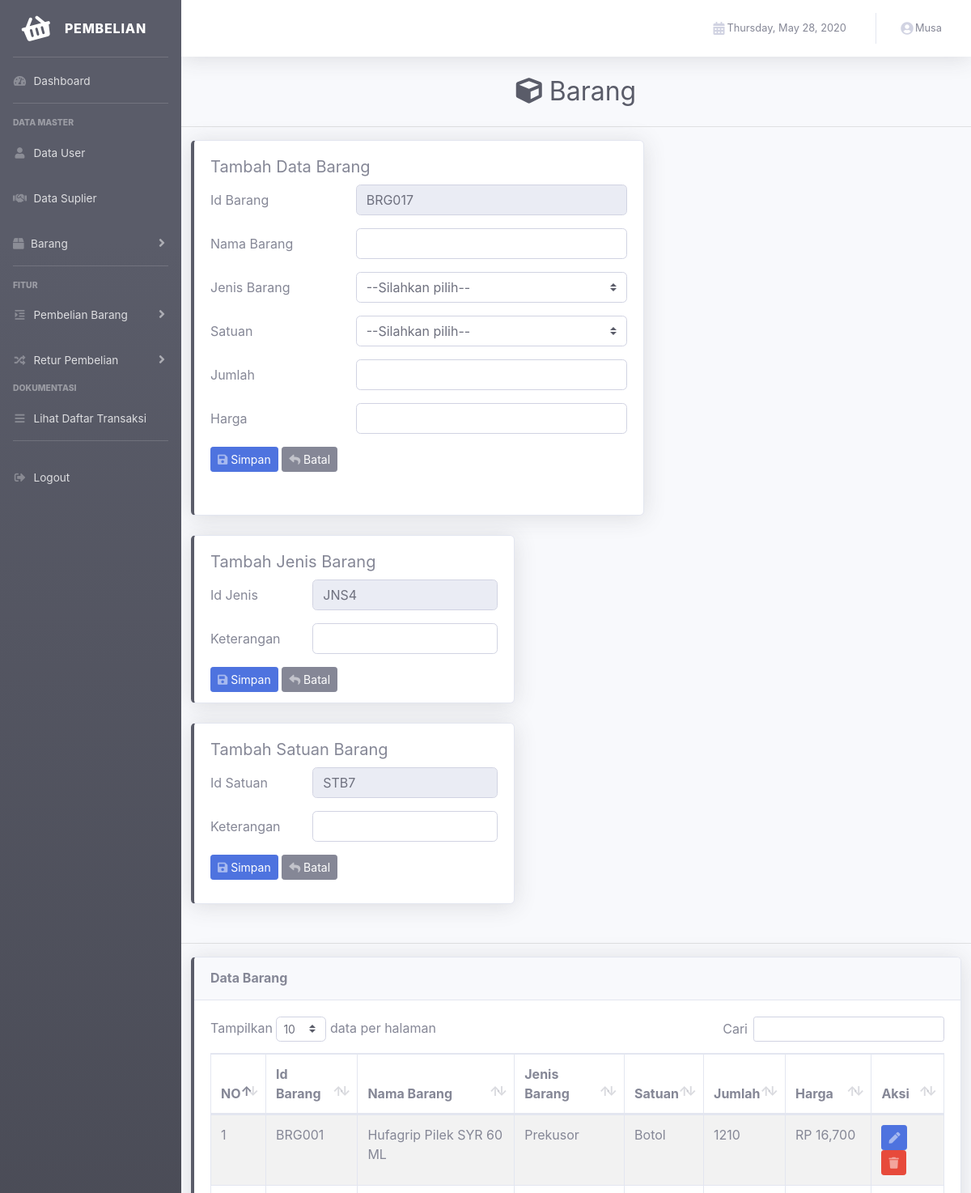
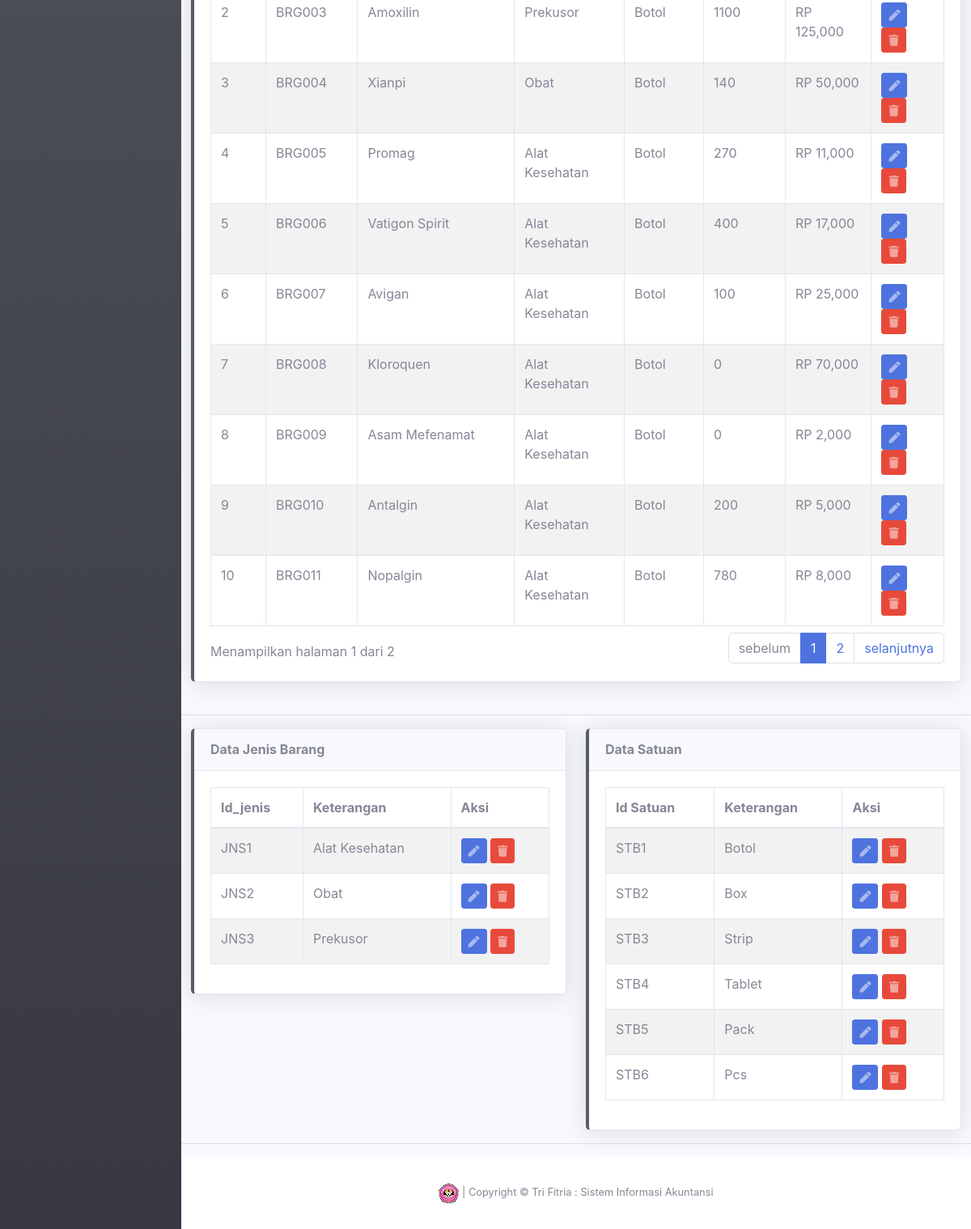
Page /view/index.php?p=data_barang (signed in) on the committed database (2 pictures, top to bottom).
### tables this page shows
CREATE TABLE IF NOT EXISTS `barang` (
  `id_barang` varchar(6) NOT NULL,
  `nama_barang` varchar(25) NOT NULL,
  `id_jenis_barang` varchar(4) NOT NULL,
  `harga_barang` int(7) NOT NULL,
  `jumlah_barang` int(5) NOT NULL,
  `id_satuan_barang` varchar(4) NOT NULL
);

CREATE TABLE IF NOT EXISTS `jenis_barang` (
  `id_jenis_barang` varchar(10) NOT NULL,
  `keterangan_jenis_barang` varchar(15) NOT NULL
);

CREATE TABLE IF NOT EXISTS `satuan_barang` (
  `id_satuan_barang` varchar(4) NOT NULL,
  `keterangan_satuan_barang` varchar(15) NOT NULL
);

### view/content/barang/data_barang.php (the view, shortened to what the rows shown need)
<div class="d-sm-flex align-items-center justify-content-center mb-4">
      <h1 class="h2 mb-0 text-gray-800">
      <i class="fa fa-cube" aria-hidden="true"></i>
          Barang
      </h1>
</div>
                          <?php
                          foreach($jenis_barang->tampil_jns_barang() as $ket){
                          ?>
                              <option value="<?= $ket['id_jenis_barang'];?>"><?= $ket['keterangan_jenis_barang']?></option>
                          <?php } ?>
                            <?php
                              foreach($satuan_barang->tampil_satuan_barang() as $ket1){
                            ?>
                              <option value="<?= $ket1['id_satuan_barang'];?>"><?= $ket1['keterangan_satuan_barang']?></option>
                          <?php } ?>
<div class="col">
  <div class="row">
    <div class="col">
      <div class="card shadow mb-4 border-left-dark">
        <div class="card-body" >
          <div class="table-responsive">
            <table class="table table-bordered table-striped" id="dataTable" width="100%" cellspacing="0">
                  <thead>
                    <tr>
                      <th>NO</th>
                      <th>Id Barang</th>
                      <th>Nama Barang</th>
                      <th>Jenis Barang</th>
                      <th>Satuan</th>
                      <th>Jumlah</th>
                      <th>Harga</th>
                      <th>Aksi</th>
                    </tr>
                  </thead>
                  <tbody>
                      <?php
                      if ($barang->tampil_barang_keseluruhan() != False) {
                        $no =1;
                        foreach($barang->tampil_barang_keseluruhan() as $data_barang){
                          ?>
                        <tr>
                        <td><?php echo $no++ ;?></td>
                        <td><?php echo $data_barang['id_barang'] ;?></td>
                        <td><?php echo $data_barang['nama_barang'] ;?></td>
                        <td><?php echo $data_barang['keterangan_jenis_barang'] ;?></td>
                        <td><?php echo $data_barang['keterangan_satuan_barang'] ;?></td>
                        <td><?php echo $data_barang['jumlah_barang'] ;?></td>
                        <td><?php echo "RP ".number_format($data_barang['harga_barang']);?></td>
                        <td>
                            <a href="?p=update_data_barang&id_barang=<?php echo $data_barang['id_barang']; ?>">
                              <button type="submit" name="edit_barang" class="btn btn-sm btn-primary btn-custom">
                                <span class="icon text-white-50">
                                  <i class="fas fa-pen"></i>
                                </span>
                              </button>
                            </a>
                            <a href="?p=hapus_data_barang&id_barang=<?php echo $data_barang['id_barang']; ?>">
                              <button name="hapus_data_barang" class="btn btn-sm btn-danger btn-custom "  onClick="return confirm('Yakin Akan Menghapus Data?');">
                                <span class="icon text-white-50">
                                  <i class="fas fa-trash"></i>
                                </span>
                              </button>
                            </a>
                        </td>
                      </tr>
                    <?php
                    }
                  }
                  ?>
                  </tbody>
                </table>
              </div>
            </div>
          </div>
    </div>
  </div>
</div>
<div class="col">
    <div class="row justify-content-satart">
        <div class="col-md-push-5 col">
              <div class="card shadow border-left-dark">
                <div class="card-body" >
                <div class="table-responsive">
                  <table class="table table-bordered table-striped" id="dataJenisBarang" width="100%" cellspacing="0">
                    <thead>
                      <tr>
                        <th>Id_jenis</th>
                        <th>Keterangan</th>
                        <th>Aksi</th>
                      </tr>
                    </thead>
                    <tbody>
                      <?php
                        if ($jenis_barang->tampil_jns_barang() != False) {
                        foreach($jenis_barang->tampil_jns_barang() as $jns_brng){
                        ?>
                        <tr>
                          <td><?php echo $jns_brng['id_jenis_barang'] ;?></td>
                          <td><?php echo $jns_brng['keterangan_jenis_barang'] ;?></td>
                          <td>
                            <a href="?p=update_data_barang&jns_br=<?php echo $jns_brng['id_jenis_barang'] ;?>">
                              <button type="submit" name="edit_barang" class="btn btn-sm btn-primary btn-custom">
                                <span class="icon text-white-50">
                                  <i class="fas fa-pen"></i>
                                </span>
                              </button>
                            </a>
                            <a href="?p=hapus_data_barang&jns_br=<?php echo $jns_brng['id_jenis_barang'] ;?>">
                              <button name="hapus_jenis_barang" class="btn btn-sm btn-danger btn-custom "  onClick="return confirm('Yakin Akan Menghapus Data?');">
                                <span class="icon text-white-50">
                                  <i class="fas fa-trash"></i>
                                </span>
                              </button>
                            </a>
                          </td>
                        </tr>
                        <?php
                            }
                          }
                          ?>
                    </tbody>
                  </table>
                </div>
            </div>
          </div>
        </div>
        <div class="col-md-pull-4 col">
          <div class="card shadow  border-left-dark">
            <div class="card-body" >
            <div class="table-responsive">
              <table class="table table-bordered table-striped" id="dataJenisSatuan" width="100%" cellspacing="0">
                    <thead>
                      <tr>
                        <th>Id Satuan</th>
                        <th>Keterangan</th>
                        <th>Aksi</th>
                      </tr>
                    </thead>
                    <tbody>
                        <?php
                        if ($satuan_barang->tampil_satuan_barang() != False) {
                        foreach($satuan_barang->tampil_satuan_barang() as $jns_satuan){
                        ?>
                        <tr>
                          <td><?php echo $jns_satuan['id_satuan_barang'] ;?></td>
                          <td><?php echo $jns_satuan['keterangan_satuan_barang'] ;?></td>
                          <td>
                            <a href="?p=update_data_barang&sat_br=<?php echo $jns_satuan['id_satuan_barang'] ;?>">
                              <button type="submit" name="edit_barang" class="btn btn-sm btn-primary btn-custom">
                                <span class="icon text-white-50">
                                  <i class="fas fa-pen"></i>
                                </span>
                              </button>
                            </a>
                            <a href="?p=hapus_data_barang&sat_br=<?php echo $jns_satuan['id_satuan_barang'] ;?>">
                              <button name="hapus_satuan_barang" class="btn btn-sm btn-danger btn-custom "  onClick="return confirm('Yakin Akan Menghapus Data?');">
                                <span class="icon text-white-50">
                                  <i class="fas fa-trash"></i>
                                </span>
                              </button>
                            </a>
                          </td>
                        </tr>
                      <?php
                      }
                    }
                    ?>
                    </tbody>
                  </table>
                </div>
              </div>
          </div>
        </div>
    </div>
</div>

### rows in the picture
barang: id_barang "BRG001", nama_barang "Hufagrip Pilek SYR 60 ML", id_jenis_barang.keterangan_jenis_barang "Prekusor", id_satuan_barang.keterangan_satuan_barang "Botol", jumlah_barang "1210", harga_barang "16,700"
barang: id_barang "BRG003", nama_barang "Amoxilin", id_jenis_barang.keterangan_jenis_barang "Prekusor", id_satuan_barang.keterangan_satuan_barang "Botol", jumlah_barang "1100", harga_barang "125,000"
barang: id_barang "BRG004", nama_barang "Xianpi", id_jenis_barang.keterangan_jenis_barang "Obat", id_satuan_barang.keterangan_satuan_barang "Botol", jumlah_barang "140", harga_barang "50,000"
barang: id_barang "BRG005", nama_barang "Promag", id_jenis_barang.keterangan_jenis_barang "Alat Kesehatan", id_satuan_barang.keterangan_satuan_barang "Botol", jumlah_barang "270", harga_barang "11,000"
barang: id_barang "BRG006", nama_barang "Vatigon Spirit", id_jenis_barang.keterangan_jenis_barang "Alat Kesehatan", id_satuan_barang.keterangan_satuan_barang "Botol", jumlah_barang "400", harga_barang "17,000"
barang: id_barang "BRG007", nama_barang "Avigan", id_jenis_barang.keterangan_jenis_barang "Alat Kesehatan", id_satuan_barang.keterangan_satuan_barang "Botol", jumlah_barang "100", harga_barang "25,000"
barang: id_barang "BRG008", nama_barang "Kloroquen", id_jenis_barang.keterangan_jenis_barang "Alat Kesehatan", id_satuan_barang.keterangan_satuan_barang "Botol", jumlah_barang "0", harga_barang "70,000"
barang: id_barang "BRG009", nama_barang "Asam Mefenamat", id_jenis_barang.keterangan_jenis_barang "Alat Kesehatan", id_satuan_barang.keterangan_satuan_barang "Botol", jumlah_barang "0", harga_barang "2,000"
barang: id_barang "BRG010", nama_barang "Antalgin", id_jenis_barang.keterangan_jenis_barang "Alat Kesehatan", id_satuan_barang.keterangan_satuan_barang "Botol", jumlah_barang "200", harga_barang "5,000"
barang: id_barang "BRG011", nama_barang "Nopalgin", id_jenis_barang.keterangan_jenis_barang "Alat Kesehatan", id_satuan_barang.keterangan_satuan_barang "Botol", jumlah_barang "780", harga_barang "8,000"
jenis_barang: id_jenis_barang "JNS1", keterangan_jenis_barang "Alat Kesehatan"
jenis_barang: id_jenis_barang "JNS2", keterangan_jenis_barang "Obat"
jenis_barang: id_jenis_barang "JNS3", keterangan_jenis_barang "Prekusor"
satuan_barang: id_satuan_barang "STB1", keterangan_satuan_barang "Botol"
satuan_barang: id_satuan_barang "STB2", keterangan_satuan_barang "Box"
satuan_barang: id_satuan_barang "STB3", keterangan_satuan_barang "Strip"
satuan_barang: id_satuan_barang "STB4", keterangan_satuan_barang "Tablet"
satuan_barang: id_satuan_barang "STB5", keterangan_satuan_barang "Pack"
satuan_barang: id_satuan_barang "STB6", keterangan_satuan_barang "Pcs"

### other values in the picture
$_SESSION['nama_user'] "Musa"
